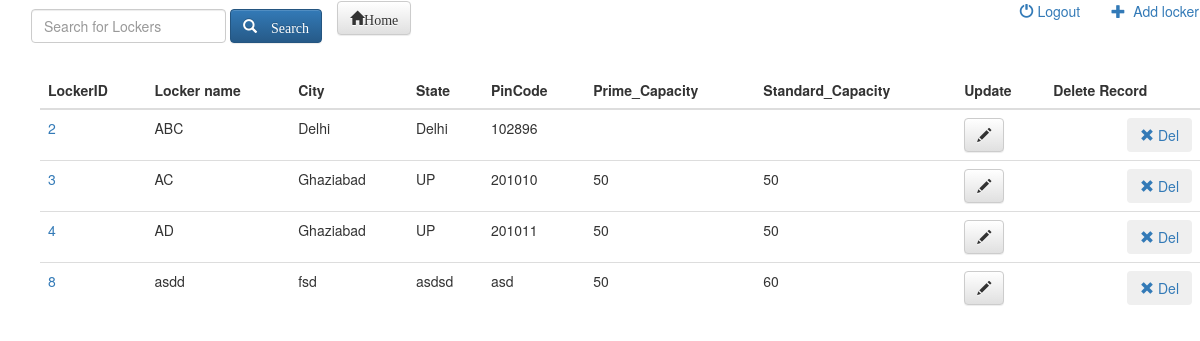
Page /home/ (signed in) on the earlier database version.
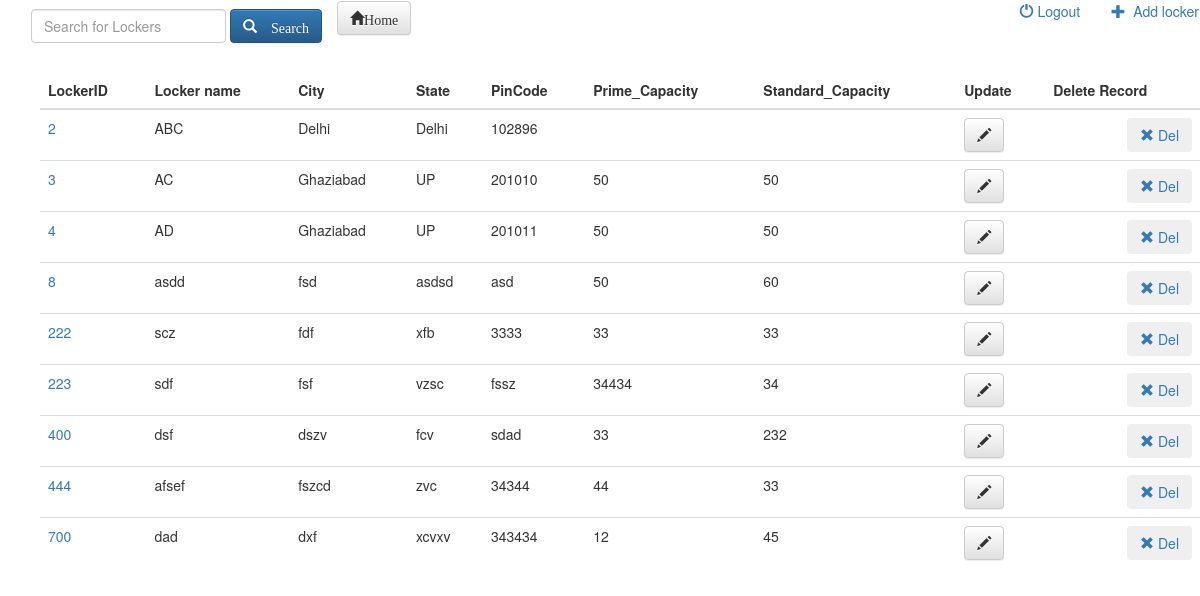
Same page on the later database version.
### blog/models.py (models this page shows)
class Table1(models.Model):
    locker_id = models.IntegerField(primary_key=True)
    locker_name = models.CharField(db_column='Locker_name', max_length=45, blank=True, null=True)  # Field name made lowercase.
    city = models.CharField(max_length=45, blank=True, null=True)
    state = models.CharField(max_length=45, blank=True, null=True)
    pincode = models.CharField(max_length=45, blank=True, null=True)
    prime_capacity = models.CharField(max_length=45, blank=True, null=True)
    standard_capacity = models.CharField(max_length=45, blank=True, null=True)
    class Meta:
        managed = False

### blog/views.py (the view)
# urls.py: url(r'^home/$', views.post_list, name='post_list'),
def post_list(request):
    posts = Table1.objects.all()
    return render(request, 'blog/post_list.html', {'posts': posts})

### blog/templates/blog/post_list.html
{%extends 'blog/base.html' %}
{%block postlist%}
  <ul style="list-style-type:square;">
    <div >
 <div class="table-responsive">
  <table class="table">
      <thead>
    <tr>
    <th>LockerID</th>
    <th>Locker name</th>
      <th>City</th>
      <th>State</th>
      <th>PinCode</th>
        <th>Prime_Capacity</th>
        <th>Standard_Capacity</th>
        <th>Update</th>
        <th>Delete Record</th>
    </tr>
      </thead>
    <tbody>
      {% for post in posts %}
   <tr>
        <td> <a href="{% url 'post_detail' pk=post.pk %}">{{ post.locker_id }}</td><td>{{ post.locker_name }}</td><td>{{ post.city }}</td><td>{{ post.state }}</td><td>{{ post.pincode }}</td><td>{{ post.prime_capacity }}</td><td>{{ post.standard_capacity}}</td></a>
        <td><a class="btn btn-default" href="{% url 'post_edit' pk=post.pk %}"><span class="glyphicon glyphicon-pencil"></span></a></td>
        <td>
        <a  class="pull-right" href="{% url 'post_remove'  pk=post.pk %}">
                  <button type="button" class="btn btn-custom btn-margin">
                    <span class="glyphicon glyphicon-remove" ></span>
                                        Del
                    </button>
                </a>
 </td>
       </tr>
      {% endfor %}
        </tbody>
       </table>
 </div>
   </div>
    </ul>
{%endblock%}

### blog/templates/blog/base.html (shortened to what this page needs)
{%load staticfiles %}
<!DOCTYPE html>
<html>
<head>
<link rel="stylesheet" href="//maxcdn.bootstrapcdn.com/bootstrap/3.3.6/css/bootstrap.min.css">
<link rel="stylesheet" href="//maxcdn.bootstrapcdn.com/bootstrap/3.2.0/css/bootstrap-theme.min.css">
</head>
<body>
<nav class="navbar navbar-"  id="myScrollspy">
<div class="container-fluid">
{%if user.is_authenticated%}
<form class="navbar-form navbar-left" role="search" method="GET" action="{% url 'searchResults' %}">
<div class="form-group">
<input type="text" class="form-control" name="q" placeholder="Search for Lockers" value="{{request.GET.q}}"/>  </div>
<button type="submit" class="btn btn-primary"><span class="glyphicon glyphicon-search" >&nbsp;Search</span></button>
</form>
{%endif%}
{%if user.is_authenticated%}
<li class="nav navbar-nav navbar-right"   >
<a href = "{% url 'post_new'%}">
<span class="glyphicon glyphicon-plus" aria-hidden="true"></span>&nbsp;
Add locker
</a>
</li>
{%endif%}
{%if user.is_authenticated%}
<li  class="nav navbar-nav navbar-right">
<a href = "{% url 'logout_view' %}">
<span class="glyphicon glyphicon-off" aria-hidden="true"></span>
Logout&nbsp;&nbsp;&nbsp;&nbsp;&nbsp;&nbsp;&nbsp;&nbsp;
</a>
</li>
{%endif%}
{% if user.is_authenticated %}
<a href = "{% url 'post_list' %}">
<button class="btn btn-default"><span class="glyphicon glyphicon-home" aria-hidden="true">Home</span></button>
</a>
{%endif%}
</div>
</nav>
{% if user.is_authenticated %}
{%block postlist%}
{%endblock%}
{%endif%}

Differences in the rows shown:
added Table1: locker_id "222", locker_name "scz", city "fdf", state "xfb", pincode "3333", prime_capacity "33", standard_capacity "33"
added Table1: locker_id "223", locker_name "sdf", city "fsf", state "vzsc", pincode "fssz", prime_capacity "34434", standard_capacity "34"
added Table1: locker_id "400", locker_name "dsf", city "dszv", state "fcv", pincode "sdad", prime_capacity "33", standard_capacity "232"
added Table1: locker_id "444", locker_name "afsef", city "fszcd", state "zvc", pincode "34344", prime_capacity "44", standard_capacity "33"
added Table1: locker_id "700", locker_name "dad", city "dxf", state "xcvxv", pincode "343434", prime_capacity "12", standard_capacity "45"
